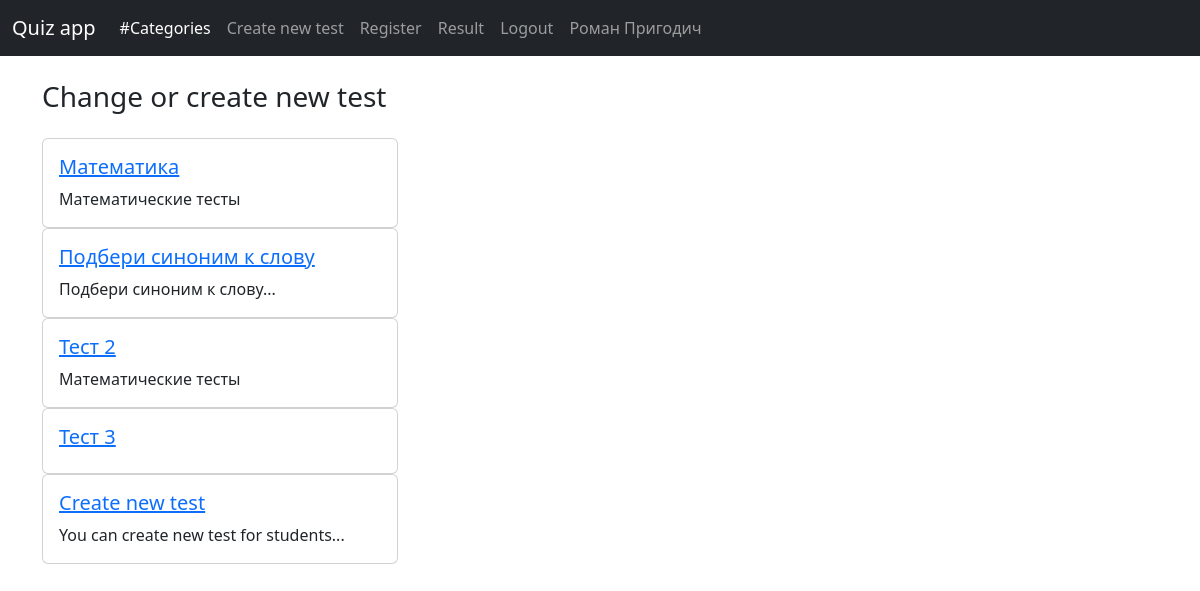
/create-test/ (signed in), run on the app's committed database.
### main/models.py (models this page shows, shortened)
class QuizCategory(models.Model):
    title = models.CharField(max_length=100)
    details = models.TextField()
    class Meta:
        verbose_name_plural = 'Categories'

### main/views.py (the view)
# urls.py: path('create-test/', views.create_test, name='create_test'),
@login_required
def create_test(request):
    categories = QuizCategory.objects.all()
    return render(request, 'form-test.html', {'categories': categories})

### main/templates/form-test.html (shortened to what this page needs)
{% extends 'base.html' %}
{% block content %}
<h3 class="my-4">
	Change or create new test
</h3>
<div class="row">
	<div class="col-md-4">
	{% for category in categories  %}
		<div class="card">
				<div class="card-body">
					<h5 class="card-title"><a href="{% url 'change_test' category.id %}">{{category.title}}</a></h5>
					<p class="card-text">{{category.details}}</p>
				</div>
		</div>
	{% endfor %}
		<div class="card">
				<div class="card-body">
					<h5 class="card-title"><a href="{% url 'change_test' 0 %}">Create new test</a></h5>
					<p class="card-text">You can create new test for students...</p>
				</div>
		</div>
	</div>
</div>
{% endblock %}

### main/templates/base.html (shortened to what this page needs)
{% load static %}
<!DOCTYPE html>
<html lang="en">
<head>
	<link href="https://cdn.jsdelivr.net/npm/bootstrap@5.3.2/dist/css/bootstrap.min.css" rel="stylesheet"/>
</head>
<body>
	<nav class="navbar navbar-expand-lg navbar-dark bg-dark">
	  <div class="container-fluid">
	    <a class="navbar-brand" href="/">Quiz app</a>
	    <div class="collapse navbar-collapse" id="navbarNav">
	      <div class="collapse navbar-collapse" id="navbarNavAltMarkup">
		      <div class="navbar-nav">
			      <a class="nav-link active" aria-current="page" href="{% url 'all_categories' %}">#Categories</a>
			      {% if user.is_authenticated %}
			      {% if user.is_superuser %}
				  <a class="nav-link" href="{% url 'create_test' %}">Create new test</a>
				  {% endif %}
			      {% endif %}
			      <a class="nav-link" href="{% url 'register' %}">Register</a>
			      {% if user.is_authenticated %}
				  <a class="nav-link" href="{% url 'result' %}">Result</a>
				  <a class="nav-link" href="{% url 'logout' %}">Logout</a>
			      {% else %}
			      <a class="nav-link" href="{% url 'login' %}">Login</a>
				  {% endif %}
				  <a class="nav-link" href="{% url 'login' %}">{{user.first_name}} {{user.last_name}}</a>
		      </div>
	      </div>
	    </div>
	  </div>
	</nav>
	<main class="container">
		{% block content %}
		{% endblock %}
	</main>
</body>
</html>

### data on the page
QuizCategory: title "Математика", details "Математические тесты"
QuizCategory: title "Подбери синоним к слову", details "Подбери синоним к слову..."
QuizCategory: title "Тест 2", details "Математические тесты"
QuizCategory: title "Тест 3"

### other printed values
{{ user.first_name }} "Роман"
{{ user.last_name }} "Пригодич"
